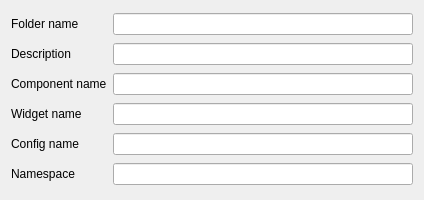
<?xml version="1.0" encoding="UTF-8"?>
<ui version="4.0">
 <class>ConfigWidget</class>
 <widget class="QWidget" name="ConfigWidget">
  <property name="geometry">
   <rect>
    <x>0</x>
    <y>0</y>
    <width>424</width>
    <height>200</height>
   </rect>
  </property>
  <property name="windowTitle">
   <string>Config</string>
  </property>
  <layout class="QGridLayout" name="gridLayout">
   <item row="0" column="0">
    <widget class="QLabel" name="labelFolderName">
     <property name="text">
      <string>Folder name</string>
     </property>
    </widget>
   </item>
   <item row="0" column="1">
    <widget class="QLineEdit" name="leFolderName"/>
   </item>
   <item row="1" column="0">
    <widget class="QLabel" name="labelDescription">
     <property name="text">
      <string>Description</string>
     </property>
    </widget>
   </item>
   <item row="1" column="1">
    <widget class="QLineEdit" name="lePluginDescription"/>
   </item>
   <item row="2" column="0">
    <widget class="QLabel" name="labelComponentName">
     <property name="text">
      <string>Component name</string>
     </property>
    </widget>
   </item>
   <item row="2" column="1">
    <widget class="QLineEdit" name="leComponentName"/>
   </item>
   <item row="3" column="0">
    <widget class="QLabel" name="labelWidgetName">
     <property name="text">
      <string>Widget name</string>
     </property>
    </widget>
   </item>
   <item row="3" column="1">
    <widget class="QLineEdit" name="leWidgetName"/>
   </item>
   <item row="4" column="0">
    <widget class="QLabel" name="labelConfigName">
     <property name="text">
      <string>Config name</string>
     </property>
    </widget>
   </item>
   <item row="4" column="1">
    <widget class="QLineEdit" name="leConfigName"/>
   </item>
   <item row="5" column="0">
    <widget class="QLabel" name="labelNamespaces">
     <property name="text">
      <string>Namespace</string>
     </property>
    </widget>
   </item>
   <item row="5" column="1">
    <widget class="QLineEdit" name="leNamespaces"/>
   </item>
  </layout>
 </widget>
 <resources/>
 <connections/>
</ui>
